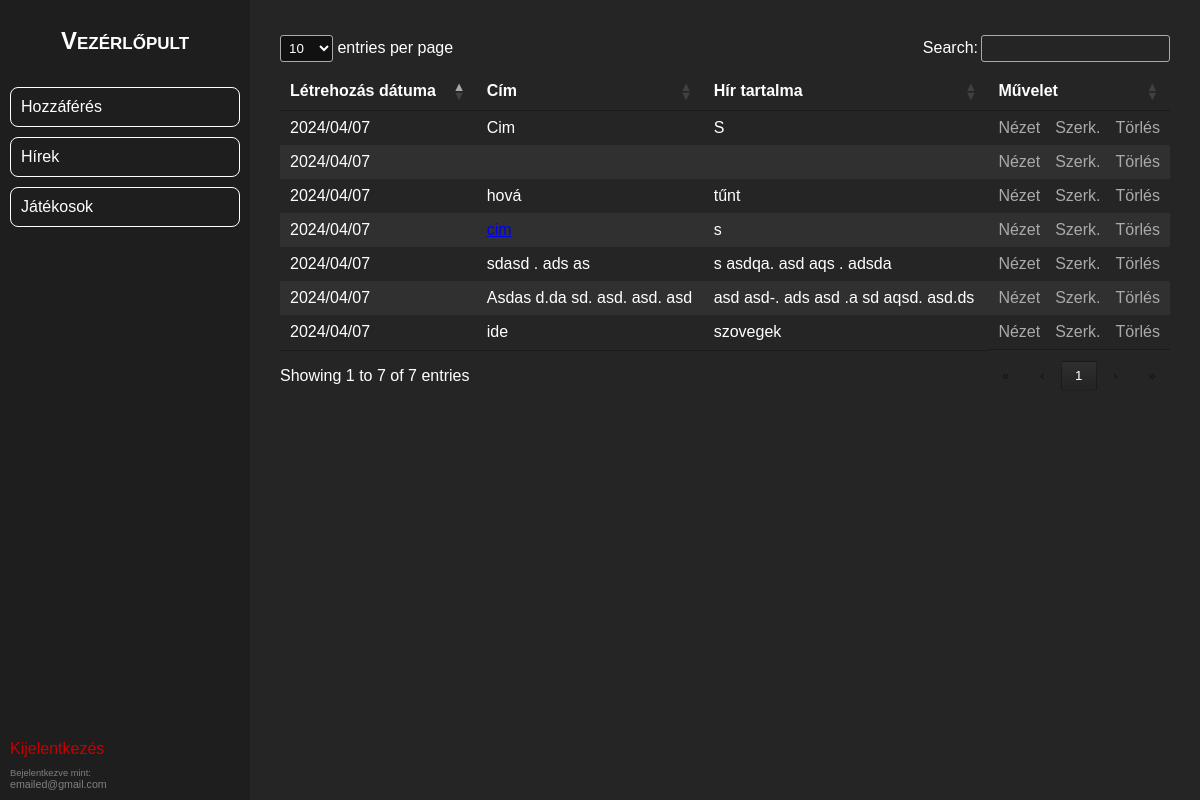
The page /admin/news/news_existing.php (signed in) on the database as committed earlier.
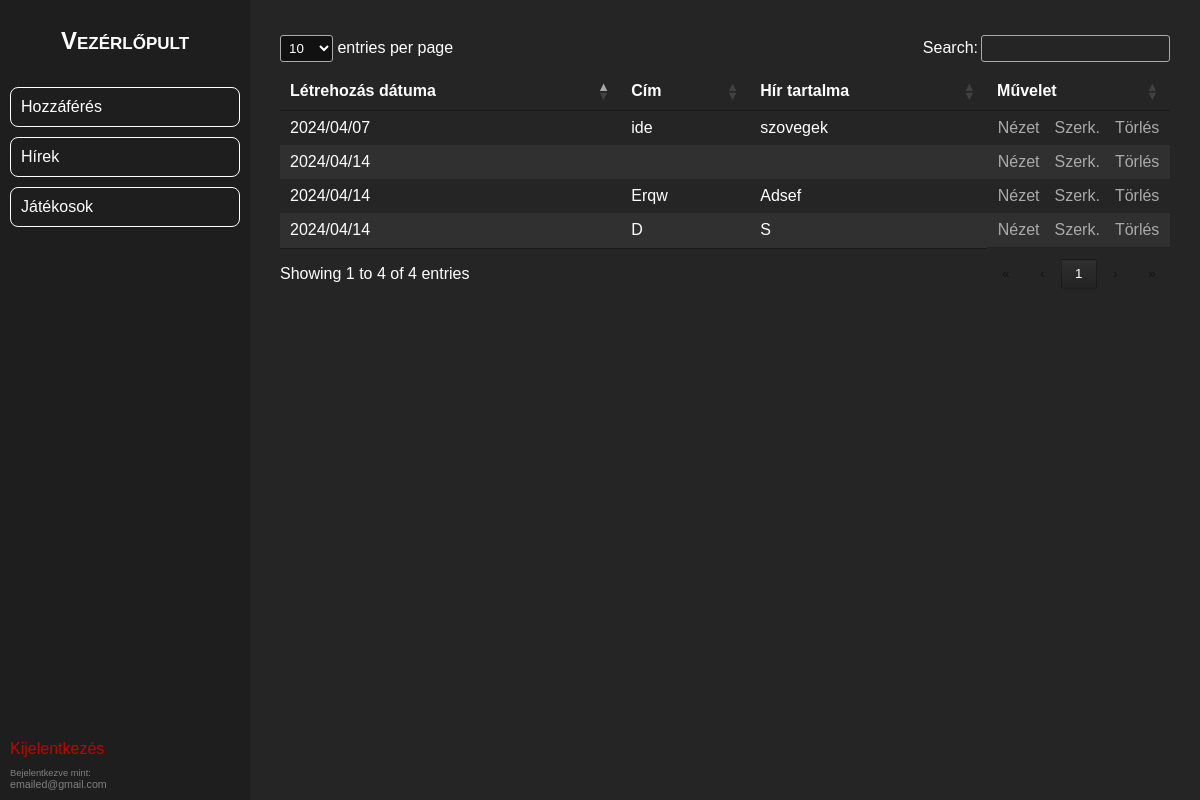
The same page on the database as committed later.
### tables this page shows
CREATE TABLE IF NOT EXISTS `news` (
  `id` int NOT NULL AUTO_INCREMENT,
  `date` varchar(255) NOT NULL,
  `title` varchar(255) NOT NULL,
  `summary` text NOT NULL,
  `content` mediumtext NOT NULL,
  PRIMARY KEY (`id`)
);

### admin/news/news_existing.php (the view, shortened to what this page needs)
} ?><?php
    include("../headers/header.php");
    ?>
<div class="news-container">
    <?php include('../lib/jquery/news_jquery.php'); ?>
    <table class="news-table" id="news-table-data">
        <thead>
            <tr>
                <th>Létrehozás dátuma</th>
                <th>Cím</th>
                <th>Hír tartalma</th>
                <th>Művelet</th>
            </tr>
        </thead>
        <tbody>
            <?php
            include('../../connect.php');
            $sqlSelect = "SELECT * FROM news";
            $result = mysqli_query($conn, $sqlSelect);
            while ($data = mysqli_fetch_array($result)) {
            ?>
                <tr class="playerRow">
                    <td><?php echo $data["date"] ?></td>
                    <td><?php echo $data["title"] ?></td>
                    <td><?php echo $data["summary"] ?></td>
                    <td class="actions">
                        <a class="action" href="news_check.php?id=<?php echo $data["id"] ?>">Nézet</a>
                        <a class="action" href="news_edit.php?id=<?php echo $data["id"] ?>">Szerk.</a>
                        <a class="action" onclick="return confirm('Biztosan törli a hírt?');" href="news_delete.php?id=<?php echo $data["id"] ?>">Törlés</a>
                    </td>
                </tr>
            <?php
            }
            ?>
        </tbody>
    </table>
</div>
<?php
include("../headers/footer.php");
?>

Rows that differ between the two databases and show on the page:
removed news: date "2024/04/07", title "Cim", summary "S"
removed news: date "2024/04/07"
removed news: date "2024/04/07", title "hová", summary "tűnt"
removed news: date "2024/04/07", title "cim", summary "s"
removed news: date "2024/04/07", title "Asdas d.da sd. asd. asd. asd", summary "asd asd-. ads asd .a sd aqsd. asd.ds"
changed news (number 1 of 4 on the later page): date "2024/04/07" → "2024/04/14"; title "sdasd . ads as" → (not shown); summary "s asdqa. asd aqs . adsda" → (not shown)
added news: date "2024/04/14", title "Erqw", summary "Adsef"
added news: date "2024/04/14", title "D", summary "S"
Other text that changed with them:
text written by a page script: "entries per page Search: Showing 1 to 7 of 7 entries 1" → "entries per page Search: Showing 1 to 4 of 4 entries 1"
